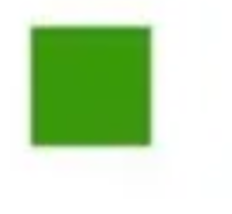
#> input picture data/square.PNG, 232 x 214 px, found by its file name
$ jupyter execute 4_simple_classifier.ipynb
#> lines starting #> are read from the running program, lines starting #| are printed output that depends on the picture; after the words box and inside, x2 and y2 are one past the last pixel; in counts of white or black regions, pixels touching at a corner belong together; long printed decimals are rounded
# Simple classifier

[cell 1]
# Imports
import cv2
import numpy as np
import matplotlib.pyplot as plt

[cell 2]
# Load image
image1 = cv2.imread('../../data/square.png')
#> image1 is the input picture: shape (214, 232, 3); mean B, G, R 183.7, 224.2, 197.2
image2 = cv2.imread('../../data/triangle.png')
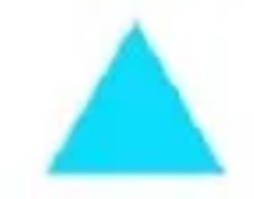
#> input picture data/triangle.PNG, 254 x 199 px, found by its file name
#> image2 is the input picture: shape (199, 254, 3); mean B, G, R 251.3, 243.9, 187.8

# Converting RGB image to grayscale
gray1 = cv2.cvtColor(image1, cv2.COLOR_BGR2GRAY)
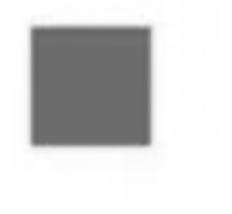
#> gray1: shape (214, 232); min 100, max 255, mean 211.5
gray2 = cv2.cvtColor(image2, cv2.COLOR_BGR2GRAY)
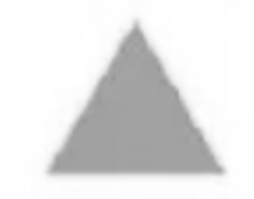
#> gray2: shape (199, 254); min 151, max 255, mean 228

# Show both images
plt.subplot(1, 2, 1)
plt.imshow(image1)
plt.subplot(1, 2, 2)
plt.imshow(image2)
plt.show()
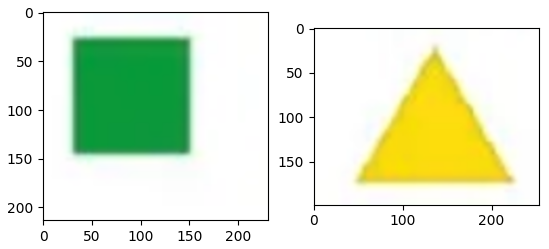
#> figure drawn by matplotlib, 2 panels; B, G, R data is drawn as R, G, B

## Feature extraction

[cell 3]
# Compute edges
canny1 = cv2.Canny(gray1, 50, 100)
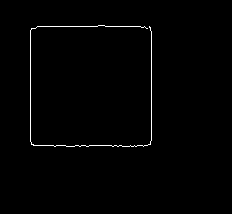
#> canny1: shape (214, 232); 0.95% white in thin lines or dots, all inside (x1, y1, x2, y2) = (30, 25, 152, 147)
canny2 = cv2.Canny(gray2, 50, 100)
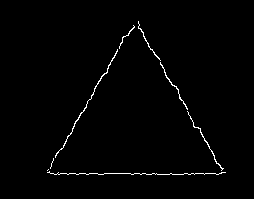
#> canny2: shape (199, 254); 1.2% white in thin lines or dots, all inside (x1, y1, x2, y2) = (47, 21, 226, 175)

# Show both images
plt.subplot(1, 2, 1)
plt.imshow(canny1, cmap='gray')
plt.subplot(1, 2, 2)
plt.imshow(canny2, cmap='gray')
plt.show()

[cell 4]
# Compute Houghlines
lines1 = cv2.HoughLines(canny1, 10, np.pi*10/180, 100)
#> lines1 = [[30, 1.57], [150, 0], [30, 0], [150, 1.57]]
lines2 = cv2.HoughLines(canny2, 10, np.pi*10/180, 100)
#> lines2 = [[130, 0.524], [-110, 2.62], [170, 1.57]]

# Print found lines for each image
print('The lines found in image one are: ' + str(lines1) + ', there are ' + str(len(lines1)) + ' lines\n')
#| The lines found in image one are: [[[ 30.          1.571]]
#|  [[150.          0.       ]]
#|  [[ 30.          0.       ]]
#|  [[150.          1.571]]], there are 4 lines
print('The lines found in image two are: ' + str(lines2) + ', there are ' + str(len(lines2)) + ' lines')
#| The lines found in image two are: [[[ 130.           0.5236]]
#|  [[-110.           2.618]]
#|  [[ 170.           1.571]]], there are 3 lines

## Classification

[cell 5]
# Classifier for each image
for lines in [lines1, lines2]:

    if len(lines) == 4:
        print("Square")
    elif len(lines) == 3:
        print("Triangle")
    else:
        print("Undefined")
#> this loop made 2 passes
#> lines on passes 1 to 2: [[30, 1.57], [150, 0], [30, 0], [150, 1.57]], [[130, 0.524], [-110, 2.62], [170, 1.57]]
#| Square
#| Triangle
